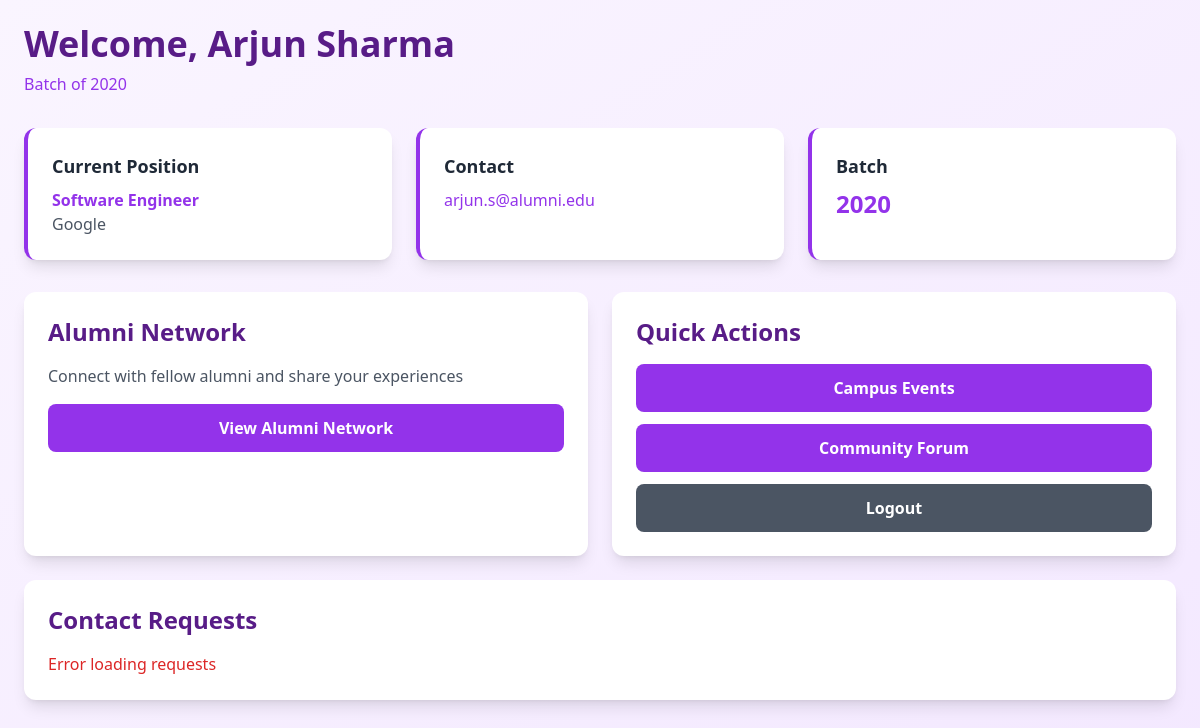
The page /alumni/dashboard (signed in) on the database its author committed.
### models.py (models this page shows, shortened)
class Alumni(db.Model):
    id = db.Column(db.Integer, primary_key=True)
    name = db.Column(db.String(100), nullable=False)
    batch = db.Column(db.String(20))
    current_designation = db.Column(db.String(100))
    company = db.Column(db.String(100))
    linkedin_profile = db.Column(db.String(255))
    email = db.Column(db.String(100), unique=True)
    password_hash = db.Column(db.String(255))
    login_status = db.Column(db.Boolean, default=False)
    session_token = db.Column(db.String(100))
    about = db.Column(db.Text)
    work_experience = db.Column(db.Text)
    education = db.Column(db.Text)
    projects = db.Column(db.Text)
    achievements = db.Column(db.Text)
    accepts_contact_requests = db.Column(db.Boolean, default=True)

### app.py (the view)
@app.route('/alumni/dashboard')
def alumni_dashboard():
    alumni_id = request.cookies.get('alumni_id')
    if not alumni_id:
        return redirect(url_for('login'))
    alumni_member = Alumni.query.get(alumni_id)
    return render_template('alumni/dashboard.html', alumni=alumni_member)

### templates/alumni/dashboard.html (shortened to what this page needs)
{% extends "auth_base.html" %}
{% block content %}
<div class="min-h-screen bg-gradient-to-br from-purple-50 to-purple-100 p-6">
    <div class="max-w-7xl mx-auto">
        <div class="mb-8">
            <h1 class="text-4xl font-bold text-purple-900">Welcome, {{ alumni.name }}</h1>
            <p class="text-purple-600 mt-2">Batch of {{ alumni.batch }}</p>
        </div>
        <div class="grid grid-cols-1 md:grid-cols-3 gap-6 mb-8">
            <div class="bg-white rounded-xl p-6 shadow-lg border-l-4 border-purple-600">
                <h3 class="text-lg font-semibold text-gray-800 mb-2">Current Position</h3>
                <p class="text-purple-600 font-semibold">{{ alumni.current_designation or 'Not set' }}</p>
                <p class="text-gray-600">{{ alumni.company or 'No company' }}</p>
            </div>
            <div class="bg-white rounded-xl p-6 shadow-lg border-l-4 border-purple-600">
                <h3 class="text-lg font-semibold text-gray-800 mb-2">Contact</h3>
                <p class="text-purple-600">{{ alumni.email }}</p>
            </div>
            <div class="bg-white rounded-xl p-6 shadow-lg border-l-4 border-purple-600">
                <h3 class="text-lg font-semibold text-gray-800 mb-2">Batch</h3>
                <p class="text-purple-600 text-2xl font-bold">{{ alumni.batch }}</p>
            </div>
        </div>
        <div class="grid grid-cols-1 md:grid-cols-2 gap-6 mb-6">
            <div class="bg-white rounded-xl p-6 shadow-lg">
                <h2 class="text-2xl font-bold text-purple-900 mb-4">Alumni Network</h2>
                <p class="text-gray-600 mb-4">Connect with fellow alumni and share your experiences</p>
                <a href="{{ url_for('alumni') }}" class="block w-full bg-purple-600 text-white py-3 rounded-lg font-semibold hover:bg-purple-700 transition text-center">
                    View Alumni Network
                </a>
            </div>
            <div class="bg-white rounded-xl p-6 shadow-lg">
                <h2 class="text-2xl font-bold text-purple-900 mb-4">Quick Actions</h2>
                <div class="space-y-3">
                    <a href="{{ url_for('events') }}" class="block w-full bg-purple-600 text-white py-3 rounded-lg font-semibold hover:bg-purple-700 transition text-center">
                        Campus Events
                    </a>
                    <a href="{{ url_for('community') }}" class="block w-full bg-purple-600 text-white py-3 rounded-lg font-semibold hover:bg-purple-700 transition text-center">
                        Community Forum
                    </a>
                    <a href="{{ url_for('login') }}" class="block w-full bg-gray-600 text-white py-3 rounded-lg font-semibold hover:bg-gray-700 transition text-center">
                        Logout
                    </a>
                </div>
            </div>
        </div>
        <div class="bg-white rounded-xl p-6 shadow-lg">
            <h2 class="text-2xl font-bold text-purple-900 mb-4">Contact Requests</h2>
            <div id="contactRequests">
            </div>
        </div>
    </div>
</div>
{% endblock %}

### static/css/style.css (style rules this page uses)
:root { --primary-purple: #7c3aed; --primary-purple-dark: #6d28d9; --primary-purple-light: #a78bfa; --secondary-purple: #8b5cf6; --accent-purple: #c4b5fd; --gradient-primary: linear-gradient(135deg, #7c3aed 0%, #6d28d9 100%); --gradient-secondary: linear-gradient(135deg, #8b5cf6 0%, #7c3aed 100%); --gradient-accent: linear-gradient(135deg, #a78bfa 0%, #c4b5fd 100%); --gradient-success: linear-gradient(135deg, #10b981 0%, #059669 100%); --gradient-warning: linear-gradient(135deg, #f59e0b 0%, #d97706 100%); --gradient-dark: linear-gradient(135deg, #1e1b4b 0%, #312e81 100%); }

### rows shown on the page
Alumni: name "Arjun Sharma", batch "2020", current_designation "Software Engineer", company "Google", email "arjun.s@alumni.edu"
